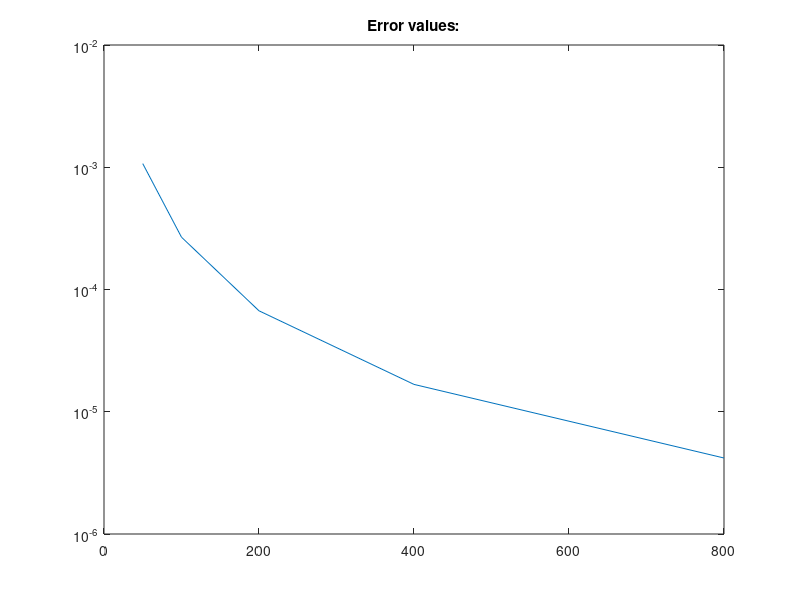
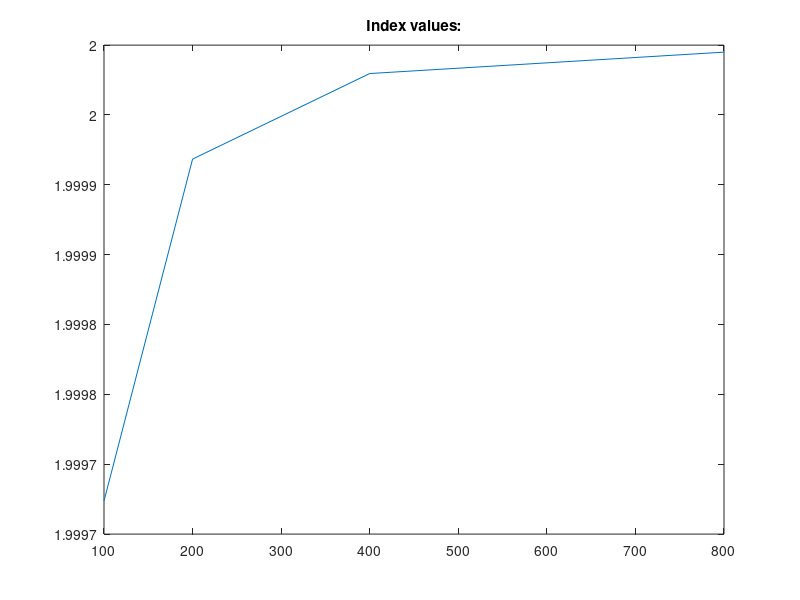
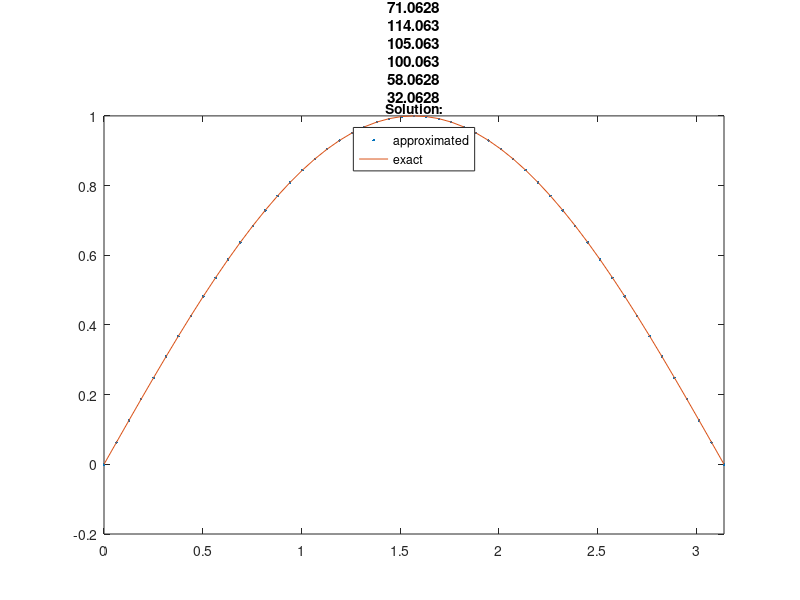
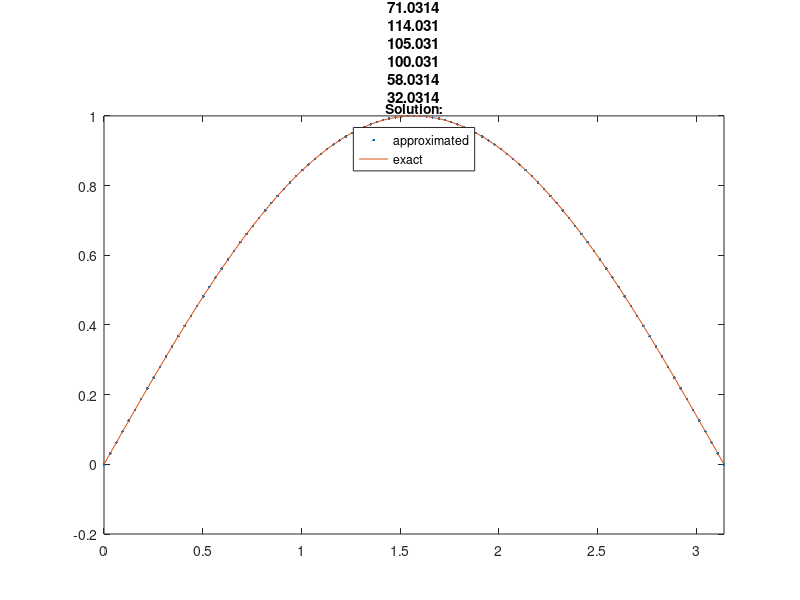

Write the MATLAB code that produced these figures, in order.
clear all;

%data init

interval_start = 0.0;
interval_end = pi;
error = [];

%function init
exact_solution = @(x) sin(x);
fx = @(x) sin(x);



%solving start
numberOfProbes = [50 100 200 400 800]; %2.^(1:12);
for n = numberOfProbes %iterating throught numers of samples
    h =  abs(interval_start - interval_end) / n; %grid size calculation
    x = linspace(interval_start, interval_end, n+1);
    
    exact_solution_x = zeros(1, round(n)); %place for approximated function
for i = 1:n+1
     exact_solution_x(i) = exact_solution(x(i)); %vector of exact solutions in time
end
   % method
       A = zeros(n+1, n+1);
f = zeros(n+1, 1);

for i = 1:n
    A(i, i+1) = h/6 ;
    A(i, i) = 2*h/3;
    A(i+1, i) = h/6;
end

A(1, 1) = 2*h/3;
A(n+1, n+1) = 2*h/3;
f(1) = 0;
f(n+1) = 0;

for i = 2:n
    f(i) = (fx( (x(i)+x(i-1))/2 )+fx(   (x(i)+x(i+1))/2   ))/2;             
end

c = A \ f;
y = A*c;



%plotting figure

figure(n);
plot(x, y, '.', x ,exact_solution_x, '-');
title("Grid: " + h);
lgd = legend("approximated", "exact","location",'north' );
title(lgd, "Solution:");
xlim([0, pi]);

%error calculation
%temp_e = max(abs(exact_solution_x-y'), [], "all");
temp_e =0;

for i = 1:n
%temp_e = temp_e + ( (fx(x(i))-y(i))^2 + 4*(fx((x(i)+x(i+1))/2)-(y(i)+y(i+1))/2)^2 + (fx(x(i+1)-y(i+1)))^2)*h/6
first = fx(x(i)) - y(i);
second = fx((x(i)+x(i+1))/2)-((y(i)+y(i+1))/2);
third = fx(x(i+1))-y(i+1);
temp_e = temp_e + (first^2+4*second^2+third^2)*h/6;
end

temp_e = sqrt(temp_e);
error = [error , temp_e ]; %adding maximum error for the particular n point case

index = log2(error(1:length(error)-1)./error(2:length(error)));
if(n>numberOfProbes(1))
fprintf(1, "For n: %f" , n)
fprintf(1, " points case index is: %f" , index(length(index)))
fprintf(1, " with maximum error: %f \n", temp_e)
end
end
figure(2)
plot( numberOfProbes, error)
set(gca, 'YScale', 'log')
title("Error values:");
figure(3)
plot(numberOfProbes(2: end), index)
%set(gca, 'YScale', 'log')
title("Index values:")

